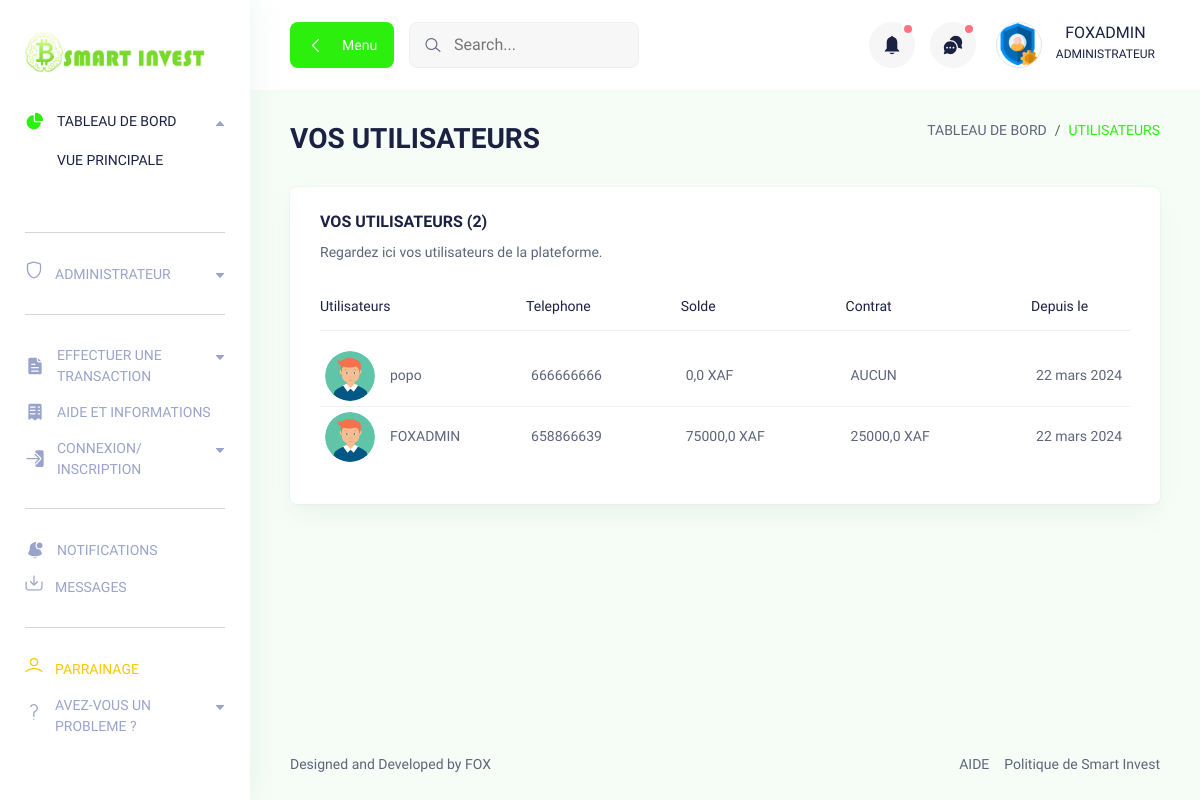
The app's page /utilisateurs/ (signed in), older data.
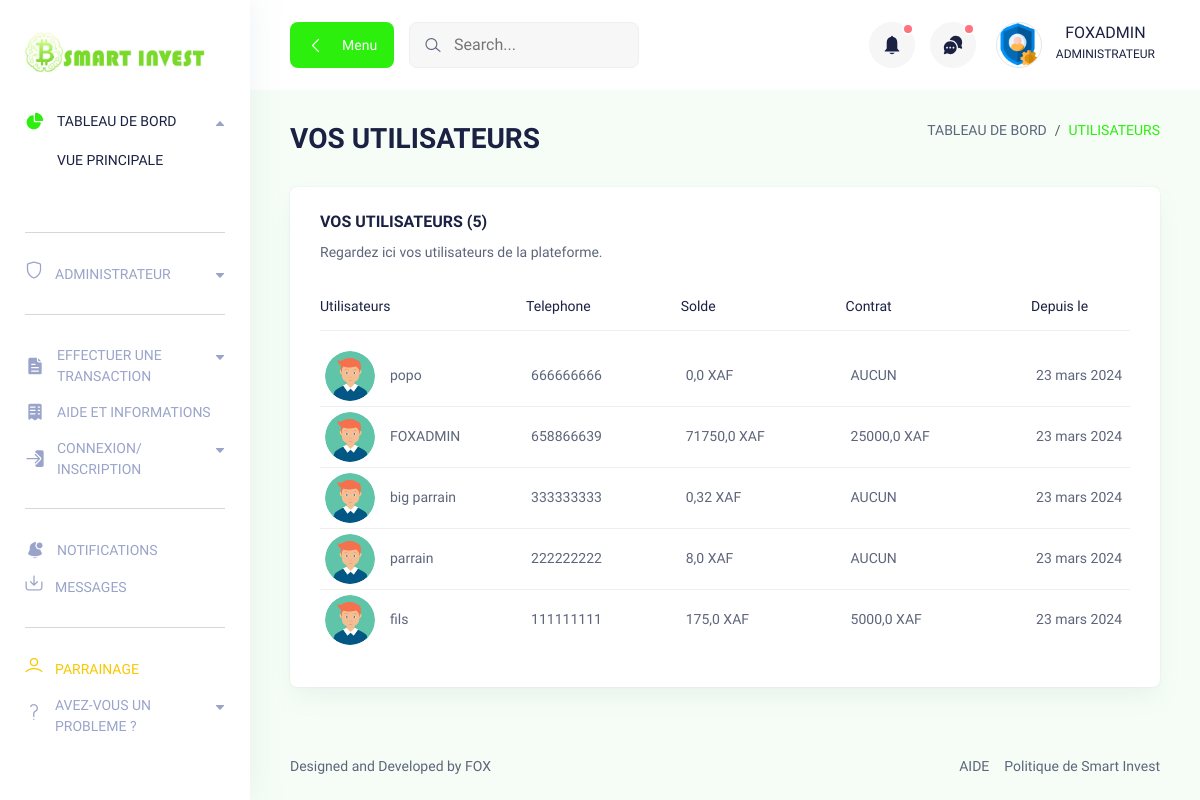
The same page, newer data.
### ComptesSmart/models.py (models this page shows, shortened)
class Utilisateur(AbstractUser):
    username = models.CharField(max_length=13, unique=True)
    email = models.EmailField(null=True,blank=True)
    password = models.CharField(max_length=500)
    nom=models.CharField(max_length=200)
    ville=models.CharField(max_length=100,null=True,blank=True)
    telephone2 = models.CharField(max_length=13,null=True,blank=True)
    date=models.DateField(auto_now=True,editable=False)
    date_contrat=models.DateField(null=True,blank=True)
    is_parain = models.BooleanField(default=False,null=True,blank=True)
    codeParrainage=models.CharField(max_length=200,null=True,blank=True)
    solde=models.FloatField(null=True, blank=True,default=0)
    contrat_courant=models.ForeignKey("SmartInvestApp.Contrat",null=True, blank=True,on_delete=models.SET_NULL)
    historique_solde=models.TextField(default="")
    parrain = models.ForeignKey('self', on_delete=models.SET_NULL, null=True, blank=True, db_constraint=False)
    contrat_expire=models.BooleanField(default=False)
    from django.utils import timezone
    from datetime import timedelta

### SmartInvestApp/models.py (models this page shows, shortened)
class Contrat(models.Model):
    id=models.IntegerField(auto_created=True, primary_key=True,editable=False)
    Montant=models.FloatField()
    disponible=models.BooleanField(default=True)
    pourcentage=models.FloatField(default=2)

### SmartInvestApp/views.py (the view)
# urls.py: path('utilisateurs/',utilisateurs,name='utilisateurs'),
def utilisateurs(request):
    if not request.user.is_superuser:
        return redirect('connexion')
    utilisateurs=Utilisateur.objects.all().order_by('-date')
    notificationss=Notification.objects.all().order_by('-date')[:4]
    Messagess=Message.objects.all().order_by('-date') [:5]
    return render(request,'SmartInvestApp/UTILISATEURS.html',context={'utilisateurs' : utilisateurs,'notificationss' : notificationss,"Messagess" : Messagess})

### SmartInvestApp/templates/SmartInvestApp/UTILISATEURS.html
{% extends 'base.html' %}
{% block content %}
{% load static %}
      <section class="table-components">
        <div class="container-fluid">
          <div class="title-wrapper pt-30">
            <div class="row align-items-center">
              <div class="col-md-6">
                <div class="title">
                  <h2>VOS UTILISATEURS</h2>
                </div>
              </div>
              <div class="col-md-6">
                <div class="breadcrumb-wrapper">
                  <nav aria-label="breadcrumb">
                    <ol class="breadcrumb">
                      <li class="breadcrumb-item">
                        <a href="#0">TABLEAU DE BORD</a>
                      </li>
                      <li class="breadcrumb-item active" aria-current="page">
                        UTILISATEURS
                      </li>
                    </ol>
                  </nav>
                </div>
              </div>
            </div>
          </div>
          <div class="tables-wrapper">
            <div class="row">
              <div class="col-lg-12">
                <div class="card-style mb-30">
                  <h6 class="mb-10">VOS UTILISATEURS ({{utilisateurs|length}})</h6>
                  <p class="text-sm mb-20">
                    Regardez ici vos utilisateurs de la plateforme.
                  </p>
                  <div class="table-wrapper table-responsive">
                    <table class="table">
                      <thead>
                        <tr>
                          <th class="lead-info">
                            <h6>Utilisateurs</h6>
                          </th>
                          <th class="lead-email">
                            <h6>Telephone</h6>
                          </th>
                          <th class="lead-phone">
                            <h6>Solde</h6>
                          </th>
                          <th class="lead-company">
                            <h6>Contrat</h6>
                          </th>
                          <th>
                            <h6>Depuis le</h6>
                          </th>
                        </tr>
                      </thead>
                      <tbody>
                       {% for util in utilisateurs %}
                         <tr>
                           <td class="min-width">
                             <div class="lead">
                               <div class="lead-image">
                                 <img src="{% static 'assets/images/profile/profile-image.png' %}" alt="" />
                               </div>
                               <div class="lead-text">
                                 <p>{{util.nom}}</p>
                               </div>
                             </div>
                           </td>
                           <td class="min-width">
                             <p><a href="#0">{{util.username}}</a></p>
                           </td>
                           <td class="min-width">
                             <p>{{util.solde}} XAF</p>
                           </td>
                           {% if util.contrat_courant %}
                            <td class="min-width">
                              {% if util.contrat_expire %}
                              <p style="color: red;">{{util.contrat_courant.Montant}} XAF(expire)</p>
                              {% else %}
                              <p>{{util.contrat_courant.Montant}} XAF</p>
                              {% endif %}
                            </td>
                            {% else %}
                            <td class="min-width">
                              <p>AUCUN</p>
                            </td>
                           {% endif %}
                           <td class="min-width">
                             <p>{{util.date}}</p>
                           </td>
                         </tr>
                       {% endfor %}
                      </tbody>
                    </table>
                  </div>
                </div>
              </div>
            </div>
          </div>
        </div>
      </section>
      {% endblock %}

### templates/base.html (shortened to what this page needs)
<!DOCTYPE html>
<html lang="fr">
<head>
  {% load static %}
  <link rel="stylesheet" href="{% static 'assets/css/bootstrap.min.css' %}" />
  <link rel="stylesheet" href="{% static 'assets/css/lineicons.css' %}" rel="stylesheet" type="text/css" />
  <link rel="stylesheet" href="{% static 'assets/css/materialdesignicons.min.css' %}" rel="stylesheet"
    type="text/css" />
  <link rel="stylesheet" href="{% static 'assets/css/fullcalendar.css' %}" />
  <link rel="stylesheet" href="{% static 'assets/css/fullcalendar.css' %}" />
  <link rel="stylesheet" href="{% static 'assets/css/main.css' %}" />
  <link href='https://unpkg.com/boxicons@2.1.4/css/boxicons.min.css' rel='stylesheet'>
</head>
<body>
  <aside class="sidebar-nav-wrapper">
    <div class="navbar-logo">
      <a href="{% url 'index' %}">
        <img src="{% static 'assets/images/logo/LOGO.jpg' %}" width="180" alt="logo" />
      </a>
    </div>
    <nav class="sidebar-nav">
      <ul>
        <li class="nav-item nav-item-has-children">
          <a href="#0" data-bs-toggle="collapse" data-bs-target="#ddmenu_1" aria-controls="ddmenu_1"
            aria-expanded="false" aria-label="Toggle navigation">
            <span class="icon">
            </span>
            <span class="text">TABLEAU DE BORD</span>
          </a>
          <ul id="ddmenu_1" class="collapse show dropdown-nav">
            <li>
              <a href="{% url 'index' %}" class="active"> VUE PRINCIPALE </a>
            </li>
          </ul>
        </li>
        <span class="divider">
          <hr />
        </span>
        {% if user.is_superuser %}
        <li class="nav-item nav-item-has-children">
          <a href="#0" class="collapsed" data-bs-toggle="collapse" data-bs-target="#ddmenu_4" aria-controls="ddmenu_4"
            aria-expanded="false" aria-label="Toggle navigation">
            <span class="icon">
              <i class="lni lni-shield"></i>
            </span>
            <span class="text">ADMINISTRATEUR </span>
          </a>
        </li>
        <span class="divider">
          <hr />
        </span>
        {% endif %}
        <li class="nav-item nav-item-has-children">
          <a href="#0" class="collapsed" data-bs-toggle="collapse" data-bs-target="#ddmenu_2" aria-controls="ddmenu_2"
            aria-expanded="false" aria-label="Toggle navigation">
            <span class="icon">
            </span>
            <span class="text">EFFECTUER UNE TRANSACTION</span>
          </a>
        </li>
        <li class="nav-item">
          <a href="{% url 'help' %}">
            <span class="icon">
            </span>
            <span class="text">AIDE ET INFORMATIONS</span>
          </a>
        </li>
        <li class="nav-item nav-item-has-children">
          <a href="#0" class="collapsed" data-bs-toggle="collapse" data-bs-target="#ddmenu_3" aria-controls="ddmenu_3"
            aria-expanded="false" aria-label="Toggle navigation">
            <span class="icon">
            </span>
            <span class="text">CONNEXION/ <br>INSCRIPTION</span>
          </a>
        </li>
        <span class="divider">
          <hr />
        </span>
        <li class="nav-item">
          <a href="{% url 'notifications' %}">
            <span class="icon">
            </span>
            <span class="text">NOTIFICATIONS</span>
          </a>
        </li>
        <li class="nav-item">
          <a href="{% url 'messages' %}">
            <span class="icon">
              <i class="lni lni-inbox"></i>
            </span>
            <span class="text">MESSAGES</span>
          </a>
        </li>
        <span class="divider">
          <hr />
        </span>
        {% if user.is_authenticated %}
        <li class="nav-item">
          <a href="{% url 'parrainage' user.username %}">
            <span class="icon text-warning">
              <i class="lni lni-user"></i>
            </span>
            <span class="text-warning">PARRAINAGE</span>
          </a>
        </li>
        {% endif %}
        <li class="nav-item nav-item-has-children">
          <a href="#0" class="collapsed" data-bs-toggle="collapse" data-bs-target="#ddmenu_4" aria-controls="ddmenu_4"
            aria-expanded="false" aria-label="Toggle navigation">
            <span class="icon">
              <i class="lni lni-help"></i>
            </span>
            <span class="text">AVEZ-VOUS UN PROBLEME ? </span>
          </a>
        </li>
      </ul>
    </nav>
  </aside>
  <main class="main-wrapper">
    <header class="header">
      <div class="container-fluid">
        <div class="row">
          <div class="col-lg-5 col-md-5 col-6">
            <div class="header-left d-flex align-items-center">
              <div class="menu-toggle-btn mr-15">
                <button id="menu-toggle" class="main-btn primary-btn btn-hover">
                  <i class="lni lni-chevron-left me-2"></i> Menu
                </button>
              </div>
              {% if user.is_authenticated %}
              <div class="header-search d-none d-md-flex">
                <form action="#">
                  <input type="text" placeholder="Search..." />
                  <button><i class="lni lni-search-alt"></i></button>
                </form>
              </div>
              {% endif %}
            </div>
          </div>
          {% if user.is_authenticated %}
          <div class="col-lg-7 col-md-7 col-6">
            <div class="header-right">
              <div class="notification-box ml-15 d-none d-md-flex">
                <button class="dropdown-toggle" type="button" id="notification" data-bs-toggle="dropdown"
                  aria-expanded="false">
                  <span></span>
                </button>
              </div>
              <div class="header-message-box ml-15 d-none d-md-flex">
                <button class="dropdown-toggle" type="button" id="message" data-bs-toggle="dropdown"
                  aria-expanded="false">
                  <span></span>
                </button>
              </div>
              <div class="profile-box ml-15">
                <button class="dropdown-toggle bg-transparent border-0" type="button" id="profile"
                  data-bs-toggle="dropdown" aria-expanded="false">
                  <div class="profile-info">
                    <div class="info">
                      <div class="image">
                        {% if user.is_superuser %}
                        <img src="{% static 'assets/images/profile/admin.png' %}" alt="" />
                        {% else %}
                        <img src="{% static 'assets/images/profile/profile-image.png' %}" alt="" />
                        {% endif %}
                      </div>
                      <div>
                        <h6 class="fw-500">{{user.nom}}</h6>
                        {% if user.is_superuser %}
                        <p>ADMINISTRATEUR</p>
                        {% else %}
                        <p>INVESTISSEUR</p>
                        {% endif %}
                      </div>
                    </div>
                  </div>
                </button>
              </div>
            </div>
          </div>
          {% endif %}
        </div>
      </div>
    </header>
    {% block content %}
    {% endblock %}
    <footer class="footer">
      <div class="container-fluid">
        <div class="row">
          <div class="col-md-6 order-last order-md-first">
            <div class="copyright text-center text-md-start">
              <p class="text-sm">
                Designed and Developed by
                <a href="https://fox-s.netlify.app" rel="nofollow" target="_blank">
                  FOX
                </a>
              </p>
            </div>
          </div>
          <div class="col-md-6">
            <div class="terms d-flex justify-content-center justify-content-md-end">
              <a href="#0" class="text-sm">AIDE</a>
              <a href="{% url 'politique' %}" class="text-sm ml-15">Politique de Smart Invest</a>
            </div>
          </div>
        </div>
      </div>
    </footer>
  </main>
</body>
</html>

### SmartInvestApp/static/assets/css/fullcalendar.css (style rules this page uses)
:root { --fc-daygrid-event-dot-width:8px;--fc-list-event-dot-width:10px;--fc-list-event-hover-bg-color:#f5f5f5 }

Row changes from the older to the newer data that the page shows:
changed Utilisateur "FOXADMIN": solde "75000,0" → "71750,0"; date "22 mars 2024" → "23 mars 2024"
changed Utilisateur "popo": date "22 mars 2024" → "23 mars 2024"
added Utilisateur: nom "big parrain", username "333333333", solde "0,32", shows "AUCUN", date "23 mars 2024"
added Utilisateur: nom "parrain", username "222222222", solde "8,0", shows "AUCUN", date "23 mars 2024"
added Utilisateur: nom "fils", username "111111111", solde "175,0", contrat_courant.Montant "5000,0", date "23 mars 2024"
Text that changed along with them:
{{ utilisateurs|length }}: "2" → "5"
